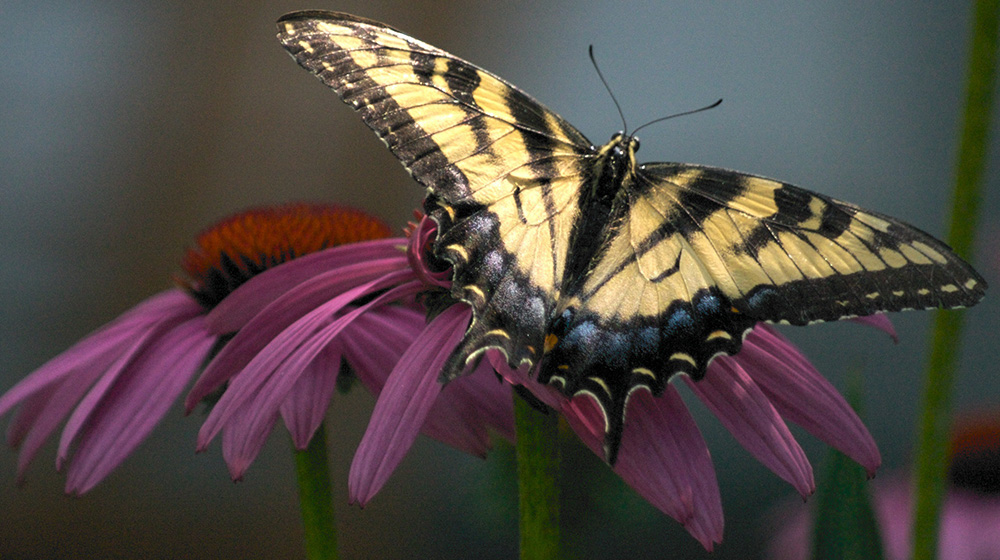
#> input picture lab_1/image.jpg, 1000 x 560 px
$ jupyter execute main.ipynb   (shell and % lines are left out)
#> lines starting #> are read from the running program, lines starting #| are printed output that depends on the picture; after the words box and inside, x2 and y2 are one past the last pixel; in counts of white or black regions, pixels touching at a corner belong together
# Computer Vision - Lab 1
## Student: Nguyen Bao Minh Hoang

[cell 1]
import cv2
import matplotlib.pyplot as plt
import numpy as np
from math import log10

[cell 2]
def color_image_histogram_equalization(image):
    img_yuv = cv2.cvtColor(image, cv2.COLOR_RGB2YUV)
    img_yuv[:,:,0] = cv2.equalizeHist(img_yuv[:,:,0])
    equalized = cv2.cvtColor(img_yuv, cv2.COLOR_YUV2RGB)
    return equalized

def negative(image, max_val=255):
    result = image.copy()
    w, h, _ = result.shape
    for x in range(w):
        for y in range(h):
            result[x][y] = max_val - result[x][y]
    return result

def logarithm_transform(image, c=1):
    result = image.copy()
    w, h = image.shape
    for x in range(w):
        for y in range(h):
            result[x][y] = c*log10(result[x][y] + 1)
    return result

# c*r^gamma
def power_transform(image, gamma, c=1):
    result = image.copy()
    w, h = image.shape
    for x in range(w):
        for y in range(h):
            result[x][y] = int(c*(result[x][y]**gamma))
    return result

# Ảnh gốc và histogram của nó

[cell 3]
img = cv2.imread('image.jpg')
#> img is the input picture: shape (560, 1000, 3); mean B, G, R 70.1, 74.3, 82.5
rgb = cv2.cvtColor(img, cv2.COLOR_BGR2RGB)
plt.imshow(rgb)
plt.show()

[cell 4]
red, green, blue = np.zeros((256,), dtype=int), np.zeros((256,), dtype=int), np.zeros((256,), dtype=int)
w, h, _ = img.shape
#> w = 560; h = 1000
for x in range(w):
    for y in range(h):
        b, g, r = img[x][y]
        red[r] += 1
        blue[b] += 1
        green[g] += 1
#> after the loop, blue = 256 values, max 6593 at index 63, min 6 at index 238, mean 2187.5; green = 256 values, max 8172 at index 62, min 269 at index 238, mean 2187.5; red = 256 values, max 6864 at index 79, min 251 at index 206, mean 2187.5

x = np.arange(256)

plt.plot(x, blue, label="Blue", color="blue")
plt.plot(x, green, label="Green", color="green")
plt.plot(x, red, label="Red", color="red")
plt.title('Histogram')
plt.legend()
plt.show()
#> figure, not shown here; curve peaks at x = 63, y = 6593; curve peaks at x = 62, y = 8172; curve peaks at x = 79, y = 6864

# Ảnh và hist sau khi cân bằng hist

[cell 5]
equalized = color_image_histogram_equalization(rgb)
#> in color_image_histogram_equalization, `img_yuv = cv2.cvtColor(image, cv2.COLOR_RGB2YUV)`: img_yuv: shape (560, 1000, 3); mean of channels 0, 1, 2 76.3, 124.9, 133.5
#> in color_image_histogram_equalization, `img_yuv[:,:,0] = cv2.equalizeHist(img_yuv[:,:,0])`: img_yuv: shape (560, 1000, 3); mean of channels 0, 1, 2 128.6, 124.9, 133.5
#> in color_image_histogram_equalization, `equalized = cv2.cvtColor(img_yuv, cv2.COLOR_YUV2RGB)`:
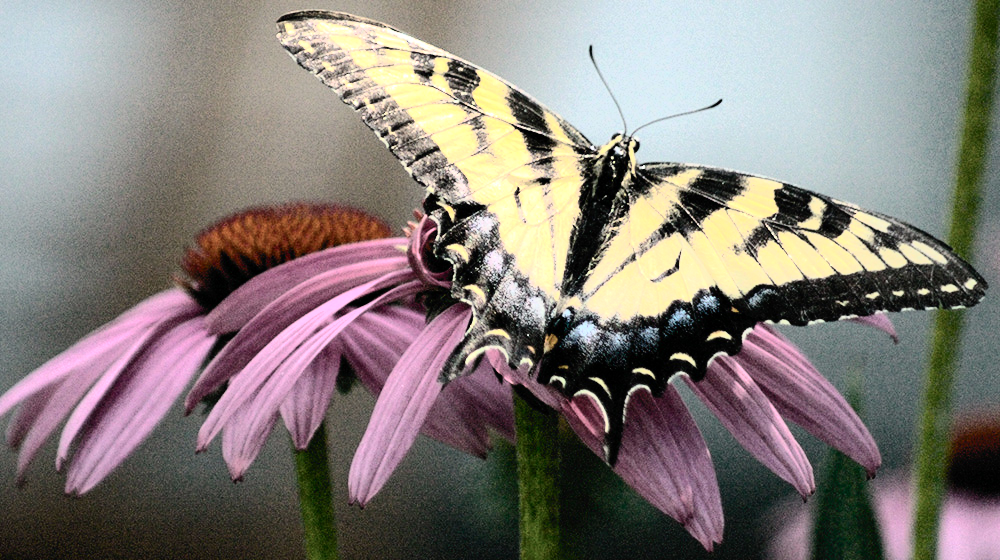
#> equalized: shape (560, 1000, 3); mean R, G, B 133.6, 126.5, 122.3
plt.imshow(equalized)
plt.show()

[cell 6]
red, green, blue = np.zeros((256,), dtype=int), np.zeros((256,), dtype=int), np.zeros((256,), dtype=int)
w, h, _ = equalized.shape
for x in range(w):
    for y in range(h):
        b, g, r = equalized[x][y]
        red[r] += 1
        blue[b] += 1
        green[g] += 1
#> after the loop, blue = 256 values, max 42991 at index 255, min 670 at index 231, mean 2187.5; green = 256 values, max 7767 at index 255, min 713 at index 253, mean 2187.5; red = 256 values, max 4637 at index 0, min 168 at index 254, mean 2187.5

x = np.arange(256)

plt.plot(x, blue, label="Blue", color="blue")
plt.plot(x, green, label="Green", color="green")
plt.plot(x, red, label="Red", color="red")
plt.title('Histogram equalized')
plt.legend()
plt.show()
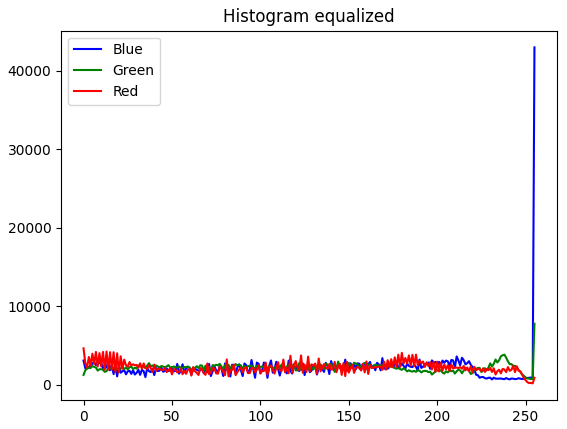
#> figure drawn by matplotlib, 1 panel; curve peaks at x = 255, y = 42991; curve peaks at x = 255, y = 7767; curve peaks at x = 0, y = 4637

# Ảnh đảo

[cell 7]
negative_img = negative(rgb)
plt.figure('Ảnh đảo')
plt.imshow(negative_img)
plt.show()

[cell 8]
# %matplotlib notebook
plt.figure('Cắt ảnh với các ngưỡng 127, 100 và 200')

gray = cv2.cvtColor(img, cv2.COLOR_RGB2GRAY)
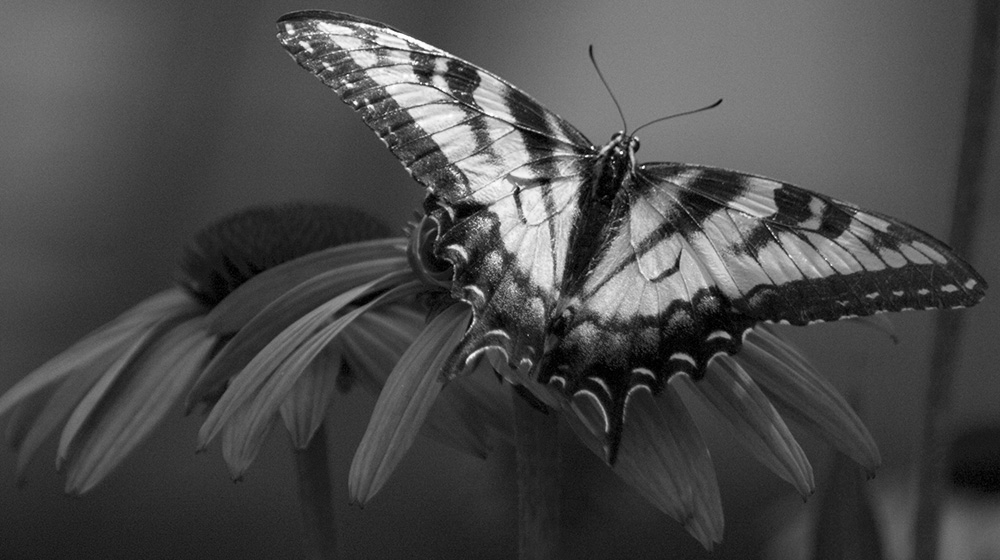
#> gray: shape (560, 1000); min 0, max 255, mean 74


_, gray_127 = cv2.threshold(gray, 127, 255, cv2.THRESH_BINARY)
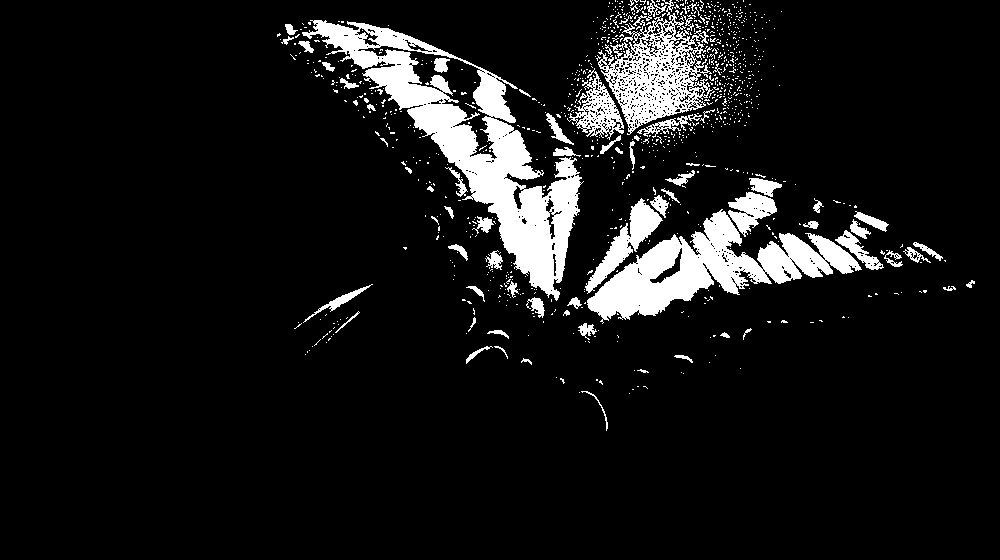
#> gray_127: shape (560, 1000); 9.1% white; 989 white regions (920 under 20 px), largest, box (x1, y1, x2, y2) and area: (302, 20, 584, 301) 19173, (587, 209, 862, 324) 11552, (598, 0, 713, 135) 6324
plt.subplot(131)
plt.xticks([]), plt.yticks([])
plt.title('Threshold=127')
plt.imshow(gray_127, 'gray')


_, gray_100 = cv2.threshold(gray, 100, 255, cv2.THRESH_BINARY)
#> gray_100: shape (560, 1000); 21.7% white; 892 white regions (818 under 20 px), largest, box (x1, y1, x2, y2) and area: (276, 0, 876, 306) 76516, (562, 177, 885, 325) 19050, (0, 0, 107, 160) 11779
plt.subplot(132)
plt.xticks([]), plt.yticks([])
plt.title('Threshold=100')
plt.imshow(gray_100, 'gray')

_, gray_200 = cv2.threshold(gray, 200, 255, cv2.THRESH_BINARY)
#> gray_200: shape (560, 1000); 2.3% white; 360 white regions (317 under 20 px), largest, box (x1, y1, x2, y2) and area: (456, 138, 529, 201) 1758, (517, 221, 553, 289) 1402, (408, 105, 466, 133) 948
plt.subplot(133)
plt.xticks([]), plt.yticks([])
plt.title('Threshold=200')
plt.imshow(gray_200, 'gray')


plt.show()

# Biến đổi Logarit

[cell 9]
plt.figure('Biến đổi Logarit với c lần lượt là 1, 2 và 3')

lgr = logarithm_transform(gray)
plt.subplot(131)
plt.imshow(lgr, 'gray')
plt.title('c=1')

lgr_2 = logarithm_transform(gray, c=2)
#> call 2 of logarithm_transform, with c = 2
#> after the loop in logarithm_transform (call 2), `for x in range(w):`:
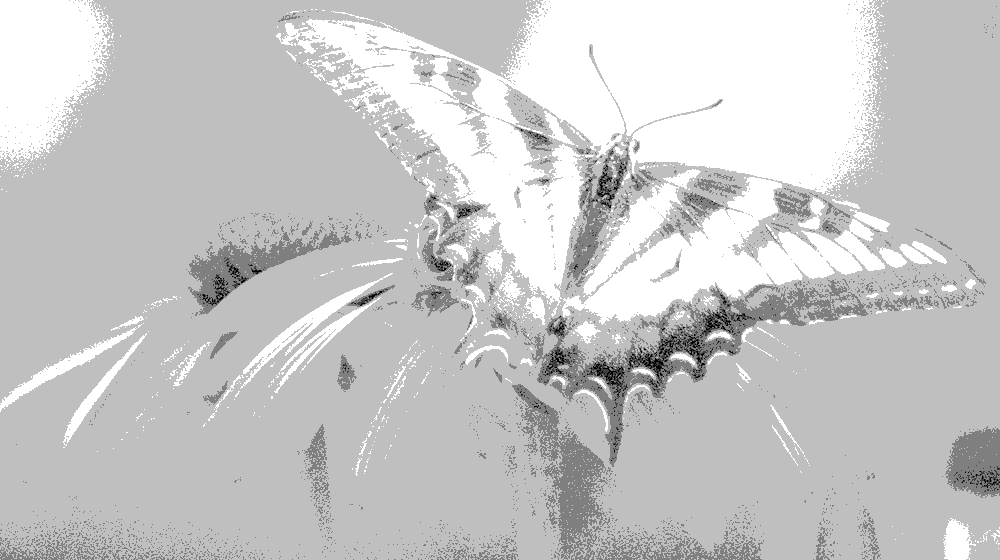
#> result: shape (560, 1000); min 0, max 4, mean 3.14; drawn with min black and max white
plt.subplot(132)
plt.title('c=2')
plt.imshow(lgr_2, 'gray')

lgr_3 = logarithm_transform(gray, c=3)
#> call 3 of logarithm_transform, with c = 3
#> after the loop in logarithm_transform (call 3), `for x in range(w):`:
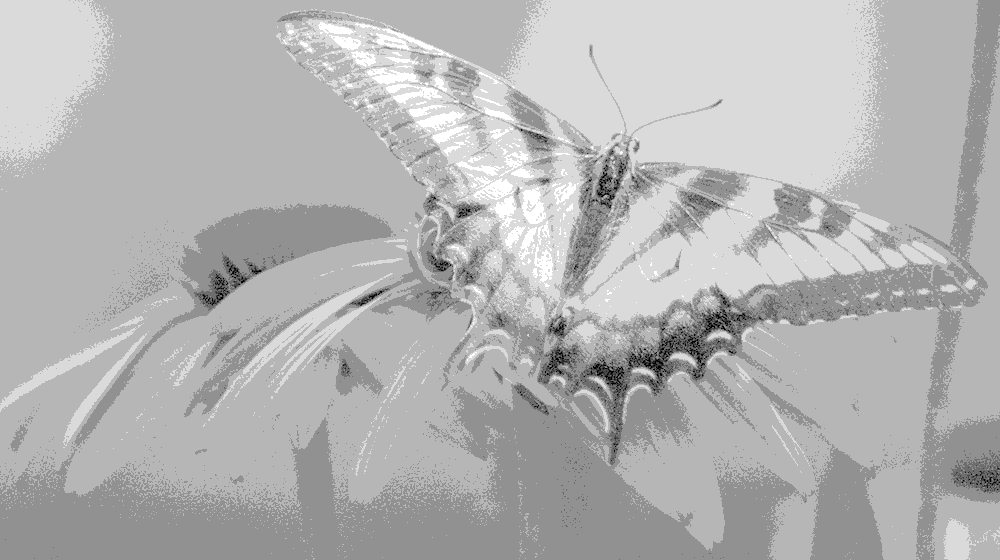
#> result: shape (560, 1000); min 0, max 7, mean 4.94; drawn with min black and max white
plt.subplot(133)
plt.title('c=3')
plt.imshow(lgr_3, 'gray')


plt.show()

# Biến đổi hàm mũ

[cell 10]
plt.figure('Biến đổi mũ với gamma lần lượt là 0.04, 1 và 2')

pwr = power_transform(gray, .4)
#> after the loop in power_transform, `for x in range(w):`:
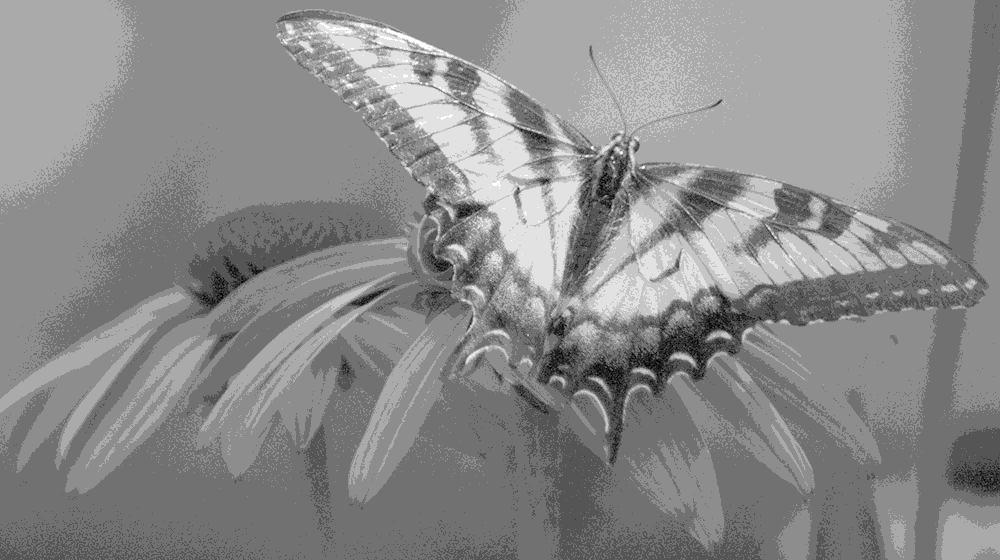
#> result: shape (560, 1000); min 0, max 9, mean 4.9; drawn with min black and max white
plt.subplot(131)
plt.imshow(pwr, 'gray')
plt.title('gamma=0.04')

pwr_2 = power_transform(gray, 1)
plt.subplot(132)
plt.title('gamma=1')
plt.imshow(pwr_2, 'gray')

pwr_3 = power_transform(gray, 1.4)
#> call 3 of power_transform, with gamma = 1.4, c = 1
#> after the loop in power_transform (call 3), `for x in range(w):`:
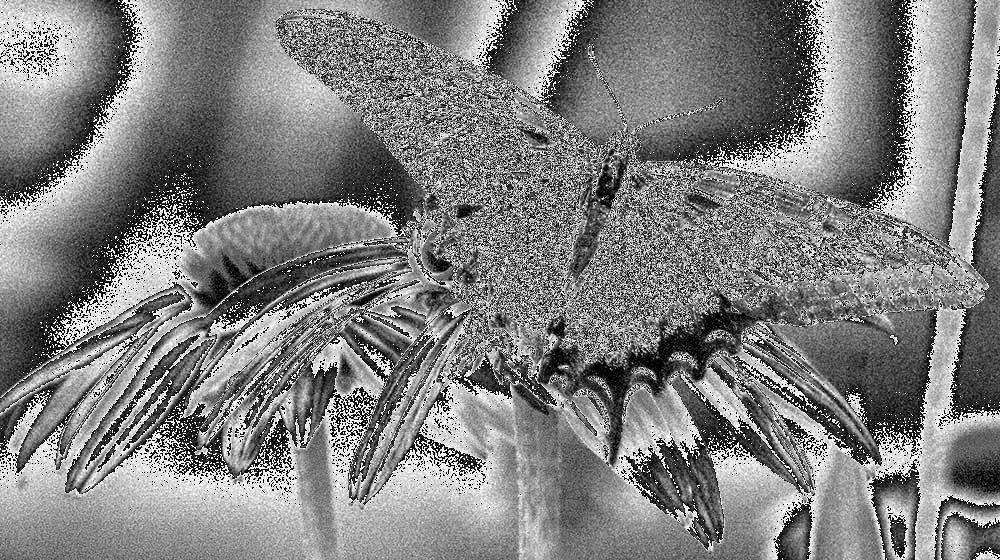
#> result: shape (560, 1000); min 0, max 255, mean 127.7
plt.subplot(133)
plt.title('gamma=10')
plt.imshow(pwr_3, 'gray')


plt.show()

# Lọc tương quan

[cell 11]
# Lọc trung bình với kích thước 9x9
blurred = cv2.blur(rgb, (9, 9))
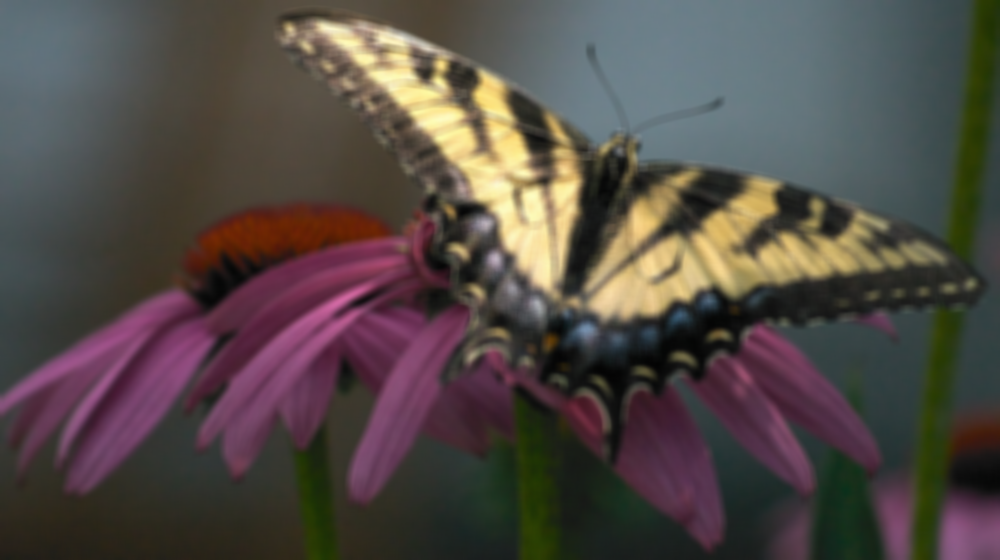
#> blurred: shape (560, 1000, 3); mean R, G, B 82.5, 74.3, 70.1
plt.imshow(blurred)
plt.show()

# Lọc tích chập

[cell 12]
kernel = np.ones((5,5),np.float32)/25
filterred = cv2.filter2D(rgb, -1, kernel)
plt.imshow(filterred)
plt.show()
